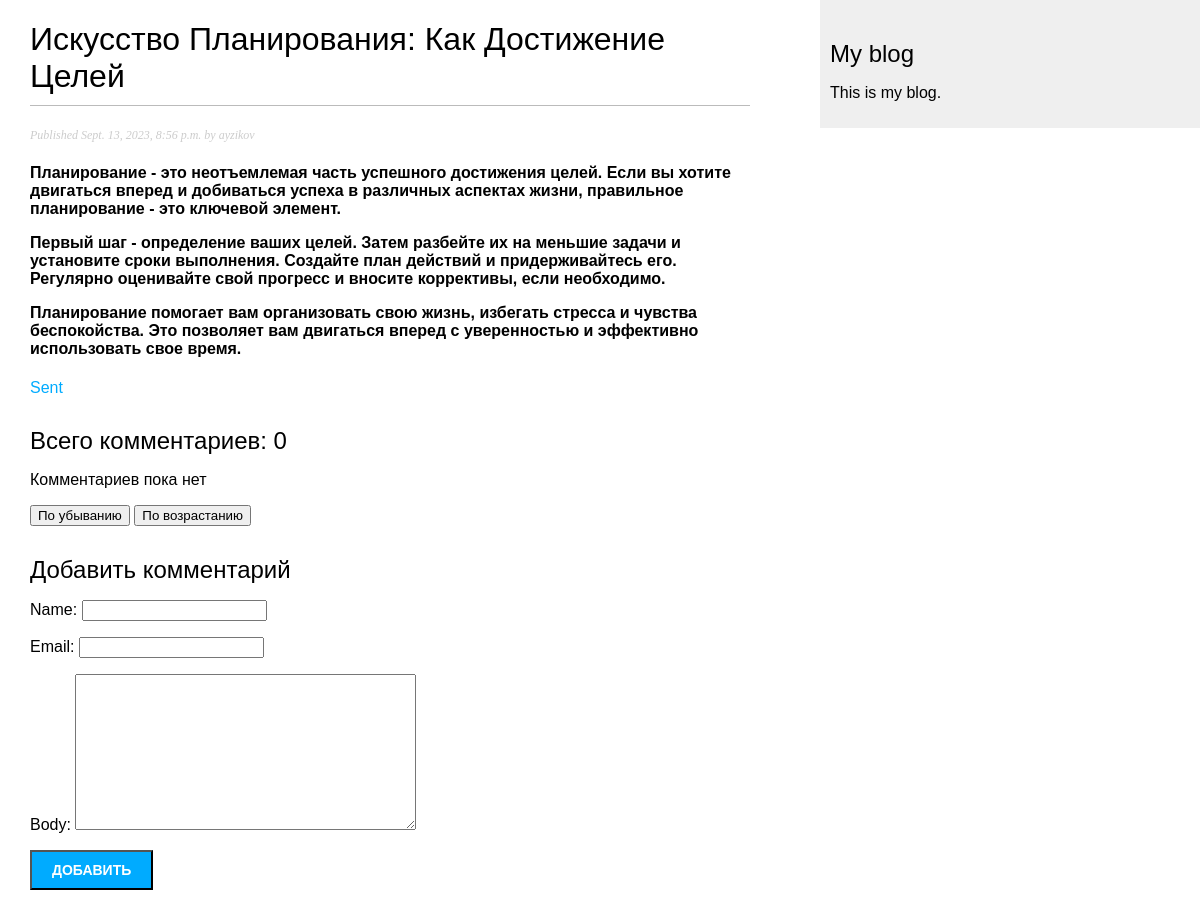
The page /blog/2023/9/13/iskusstvo-planirovaniya-kak-dostizhenie-celej/ on the database its author committed.
### blog/models.py (models this page shows, shortened)
class Post(models.Model):
    class Meta:
        ordering = ['-publish']
        indexes = [
            models.Index(fields=['-publish'])
        ]
    class Status(models.TextChoices):
        DRAFT = 'DF', 'Draft'
        PUBLISHED = 'PB', 'Published'
    title = models.TextField(max_length=250)
    slug = models.SlugField(max_length=250,
                            unique_for_date='publish')
    author = models.ForeignKey(to=User,
                               on_delete=models.CASCADE,
                               related_name='blog_posts')
    body = models.TextField()
    publish = models.DateTimeField(default=timezone.now())
    created = models.DateTimeField(auto_now_add=True)
    updated = models.DateTimeField(auto_now=True)
    status = models.CharField(max_length=2, choices=Status.choices, default=Status.DRAFT)
    tag = TaggableManager()
    objects = models.Manager()
    published = PostManager()

### blog/views.py (the view)
# urls.py: path('<int:year>/<int:month>/<int:day>/<slug:slug>/', views.detail_post, name='post_detail'),
def detail_post(request: HttpRequest, year, month, day, slug):
    post = get_object_or_404(Post,
                             status=Post.Status.PUBLISHED,
                             publish__year=year,
                             publish__month=month,
                             publish__day=day,
                             slug=slug)
    comment_order = 'created'
    if 'desc' in request.GET:
        comment_order = '-created'
    elif 'asc' in request.GET:
        comment_order = 'created'
    comments = post.comments.filter(active=True).order_by(comment_order)
    form = CommentPostForm()
    return render(request,
                  'blog/post/detail.html',
                  {'post': post, 'comments': comments, 'form': form})

### blog/forms.py
class CommentPostForm(forms.ModelForm):
    class Meta:
        model = Comment
        fields = ['name', 'email', 'body']

### templates/blog/post/detail.html (shortened to what this page needs)
{% extends "blog/base.html" %}
{% block content %}
    <h1>
        {{ post.title }}
    </h1>
    <p class="date">
        Published {{ post.publish }} by {{ post.author }}
    </p>
    <h4>
        {{ post.body|linebreaks }}
    </h4>
    <a href="{% url 'blog:post_share' post.id %}">Sent</a>
    <h2>
        {% with comments.count as total_comments %}
            Всего комментариев: {{ total_comments }}
        {% endwith %}
    </h2>
    {% for comment in comments %}
        <div class="comment">
            <p class="info">
                {{ comment.name }} |
                {{ comment.created }}
            </p>
            {{ comment.body|linebreaks }}
        </div>
    {% empty %}
        <p>Комментариев пока нет</p>
    {% endfor %}
    <form method="get">
        <button name="desc">По убыванию</button>
        <button name="asc">По возрастанию</button>
    </form>
    {% include "blog/post/include/comment_form.html" %}
{% endblock %}

### blog/static/css/blog.css (style rules this page uses)
body { margin: 0; padding: 0; font-family: helvetica, sans-serif; }
a { color: #00abff; text-decoration: none; }
h1 { font-weight: normal; border-bottom: 1px solid #bbb; padding: 0 0 10px 0; }
h2 { font-weight: normal; margin: 30px 0 0; }
p.date { color: #ccc; font-family: georgia, serif; font-size: 12px; font-style: italic; }

### rows shown on the page
Post: title "Искусство Планирования: Как Достижение Целей", publish "Sept. 13, 2023, 8:56 p.m.", author "ayzikov", body "Планирование - это неотъемлемая часть успешного достижения целей. Если вы хотите двигаться вперед и добиваться успеха в различных аспектах жизни, правильное планирование - это ключевой элемент. Первый шаг - определение ваших целей. Затем разбейте их на меньшие задачи и установите сроки выполнения. Создайте план действий и придерживайтесь его. Регулярно оценивайте свой прогресс и вносите коррективы, если необходимо. Планирование помогает вам организовать свою жизнь, избегать стресса и чувства беспокойства. Это позволяет вам двигаться вперед с уверенностью и эффективно использовать свое время."

### other values the page prints
{{ total_comments }} "0"
